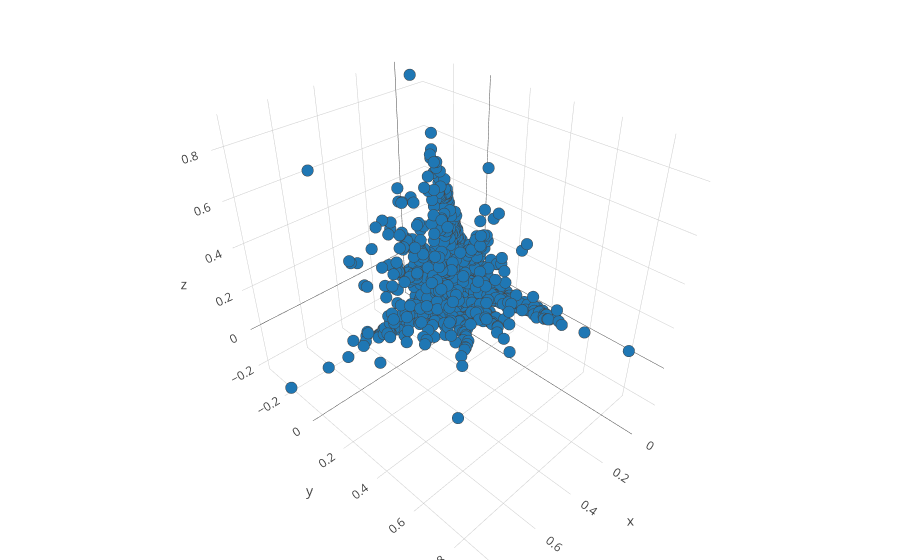

Write notebook code for a chart like this one.
### Code cell
x, y, z = X_weighted_reduced3d[:, 0], X_weighted_reduced3d[:, 1], X_weighted_reduced3d[:, 2]

trace = go.Scatter3d(
    x=x,
    y=y,
    z=z,
    mode='markers',
    marker=dict(
        size=4,
        line=dict(
            color='rgba(217, 217, 217)',
            width=0.5
        ),
        opacity=1
    )
)


data = [trace]
layout = go.Layout(
    title='PCA with 3 PCs',
    margin=dict(
        l=0,
        r=0,
        b=0,
        t=0
    )
)
fig = go.Figure(data=data, layout=layout)
iplot(fig)

### Figure 1 — Plotly figure (JSON) as saved in the notebook; plotly's stock layout.template omitted (floating-point values rounded to 4 significant figures; data arrays with more than 128 entries replaced by an {"elided": "..."} marker saying what was removed)
{"data": [{"marker": {"line": {"color": "rgba(217, 217, 217)", "width": 0.5}, "opacity": 1, "size": 4}, "mode": "markers", "type": "scatter3d", "x": {"elided": "4397 float values"}, "y": {"elided": "4397 float values"}, "z": {"elided": "4397 float values"}}], "layout": {"margin": {"b": 0, "l": 0, "r": 0, "t": 0}, "title": "PCA with 3 PCs"}}
